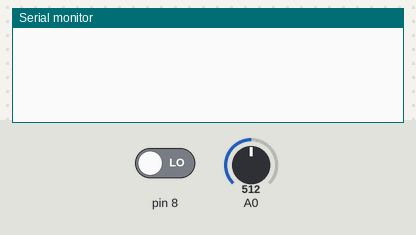
Simulated run of this sketch. Board: Arduino Uno, built with avr-gcc and run on an emulated ATmega328P. Shown: the last lines printed to the serial monitor. The inputs (shaded band) are chosen by the test bench; at power-on: pin 8 LOW, A0 = 512.

Above: at 1.2 s.
1.3 s: pin 8 driven HIGH
At 2.67 s:
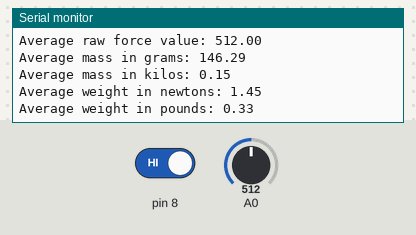
2.9 s: A0 set to 1023
At 5.28 s:
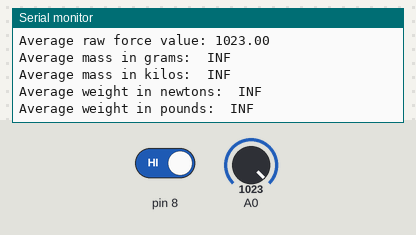
5.9 s: A0 set to 900
At 5.91 s:
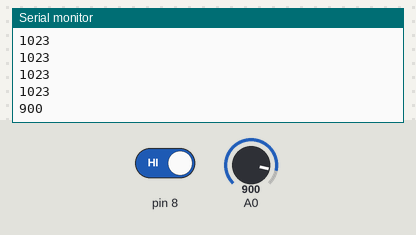
Timing chart, 0 to 8.9 s (numbered marks = the images above; inputs shaded):
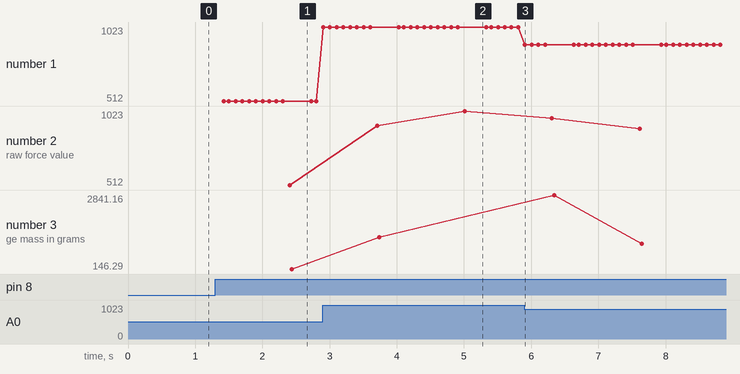

Measured:
- after the input at 1.3 s, the serial monitor: prints a new line after 0.10 s (image 1)
- after the input at 2.9 s, the serial monitor: prints a new line at once (image 2)
- after the input at 5.9 s, the serial monitor: prints a new line at once (image 3)
- plotted number 1: 512 → 1023 after the input at 2.9 s, 1023 → 900 after the input at 5.9 s
- plotted number 2: 512 → 1023 after the input at 2.9 s, 1023 → 900 after the input at 5.9 s
- plotted number 3: 146.29 → 1304.08 after the input at 2.9 s, 1304.08 → 1068.29 after the input at 5.9 s

The sketch:

F_forcecalibration.ino
```cpp
void setup() {
    Serial.begin(9600);
    pinMode(8, INPUT);
}
void loop() {
    int val = digitalRead(8);
    if (val == HIGH) {
        Serial.println("Taking force data...");
        int total = 0;
        for(int count = 0; count<=9; count++) {
            Serial.println(analogRead(0));
            total = total + analogRead(0);
            delay(100);
        }
        float averageForce = total/10;
        Serial.println("Average raw force value: " + String(averageForce)) + ".";
        float massInGrams = ((146)* averageForce)/(1023 - averageForce);
        Serial.println("Average mass in grams: " + String(massInGrams)) + ".";
        float massInKilos = massInGrams / 1000;
        Serial.println("Average mass in kilos: " + String(massInKilos)) + ".";
        float weightInNewtons = massInGrams / 101;
        Serial.println("Average weight in newtons: " + String(weightInNewtons)) + ".";
        float weightInPounds = weightInNewtons / 4.4;
        Serial.println("Average weight in pounds: " + String(weightInPounds)) + ".";
    }
    delay(200);
}
```
